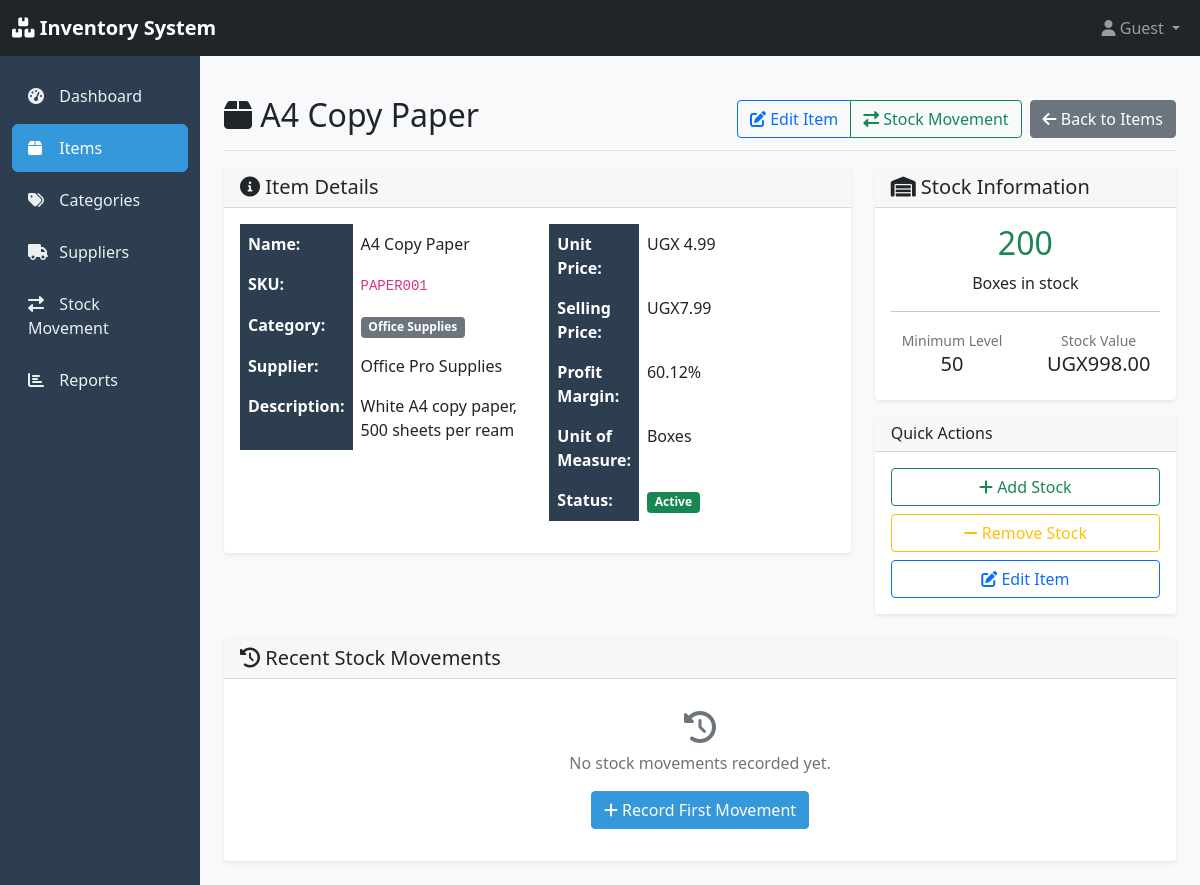
The page /inventory/items/4/ on the database as committed earlier.
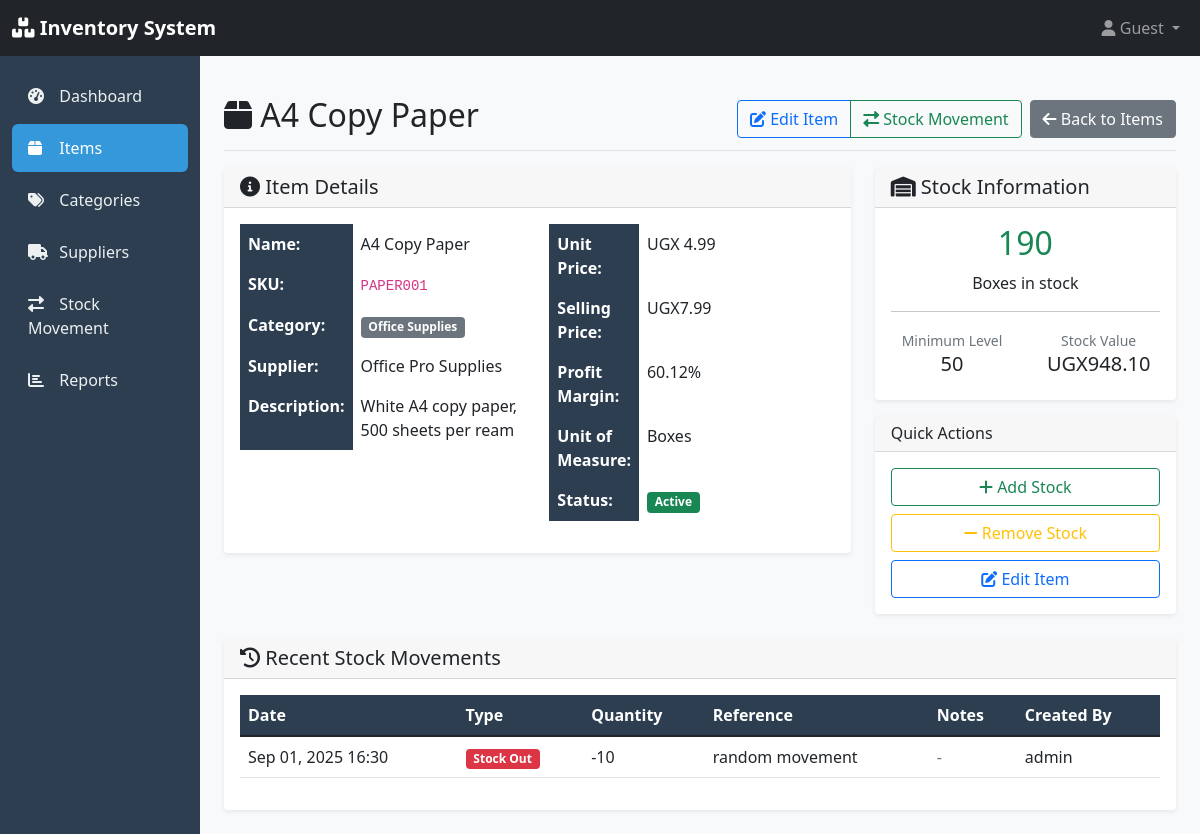
The same page on the database as committed later.
### inventory/models.py (models this page shows, shortened)
class Item(models.Model):
    UNIT_CHOICES = [
        ('pieces', 'Pieces'),
        ('kg', 'Kilograms'),
        ('liters', 'Liters'),
        ('meters', 'Meters'),
        ('boxes', 'Boxes'),
    ]
    name = models.CharField(max_length=200)
    description = models.TextField(blank=True)
    sku = models.CharField(max_length=50, unique=True, help_text="Stock Keeping Unit")
    category = models.ForeignKey(Category, on_delete=models.CASCADE, related_name='items')
    supplier = models.ForeignKey(Supplier, on_delete=models.SET_NULL, null=True, blank=True, related_name='items')
    unit_price = models.DecimalField(max_digits=10, decimal_places=2, validators=[MinValueValidator(Decimal('0.00'))])
    selling_price = models.DecimalField(max_digits=10, decimal_places=2, validators=[MinValueValidator(Decimal('0.00'))])
    quantity_in_stock = models.PositiveIntegerField(default=0)
    minimum_stock_level = models.PositiveIntegerField(default=10, help_text="Alert when stock falls below this level")
    unit_of_measurement = models.CharField(max_length=20, choices=UNIT_CHOICES, default='pieces')
    is_active = models.BooleanField(default=True)
    created_at = models.DateTimeField(auto_now_add=True)
    updated_at = models.DateTimeField(auto_now=True)
    created_by = models.ForeignKey(User, on_delete=models.SET_NULL, null=True, blank=True)
    class Meta:
        ordering = ['name']
    @property
    def is_low_stock(self):
        return self.quantity_in_stock <= self.minimum_stock_level
    @property
    def stock_value(self):
        return self.quantity_in_stock * self.unit_price
    @property
    def profit_margin(self):
        if self.unit_price > 0:
            return ((self.selling_price - self.unit_price) / self.unit_price) * 100
        return 0

class Category(models.Model):
    name = models.CharField(max_length=100, unique=True)
    description = models.TextField(blank=True, null=True)
    created_at = models.DateTimeField(auto_now_add=True)
    updated_at = models.DateTimeField(auto_now=True)
    class Meta:
        verbose_name_plural = "Categories"
        ordering = ['name']

class Supplier(models.Model):
    name = models.CharField(max_length=200)
    contact_person = models.CharField(max_length=100, blank=True)
    email = models.EmailField(blank=True)
    phone = models.CharField(max_length=20, blank=True)
    address = models.TextField(blank=True)
    created_at = models.DateTimeField(auto_now_add=True)
    updated_at = models.DateTimeField(auto_now=True)
    class Meta:
        ordering = ['name']

class StockMovement(models.Model):
    MOVEMENT_TYPES = [
        ('in', 'Stock In'),
        ('out', 'Stock Out'),
        ('adjustment', 'Stock Adjustment'),
    ]
    item = models.ForeignKey(Item, on_delete=models.CASCADE, related_name='stock_movements')
    movement_type = models.CharField(max_length=20, choices=MOVEMENT_TYPES)
    quantity = models.IntegerField()
    reference = models.CharField(max_length=100, blank=True, help_text="Reference number or note")
    notes = models.TextField(blank=True)
    created_at = models.DateTimeField(auto_now_add=True)
    created_by = models.ForeignKey(User, on_delete=models.SET_NULL, null=True, blank=True)
    class Meta:
        ordering = ['-created_at']

### inventory/views.py (the view)
# urls.py: path('items/<int:item_id>/', views.item_detail, name='item_detail'),
def item_detail(request, item_id):
    item = get_object_or_404(Item, id=item_id)
    recent_movements = StockMovement.objects.filter(item=item).select_related('created_by')[:10]
    context = {
        'item': item,
        'recent_movements': recent_movements,
    }
    return render(request, 'inventory/item_detail.html', context)

### inventory/templates/inventory/item_detail.html (shortened to what the changed rows need)
{% extends 'inventory/base.html' %}
{% block content %}
<div class="d-flex justify-content-between flex-wrap flex-md-nowrap align-items-center pt-3 pb-2 mb-3 border-bottom">
    <h1 class="h2">
        <i class="fas fa-box"></i>
        {{ item.name }}
    </h1>
    <div class="btn-toolbar mb-2 mb-md-0">
        <div class="btn-group me-2">
        </div>
        <a href="{% url 'inventory:item_list' %}" class="btn btn-secondary">
        </a>
    </div>
</div>
<div class="row">
    <div class="col-md-8">
        <div class="card">
            <div class="card-body">
                <div class="row">
                    <div class="col-md-6">
                        <table class="table table-borderless">
                            <tr>
                                <th width="30%">Name:</th>
                                <td>{{ item.name }}</td>
                            </tr>
                            <tr>
                                <th>SKU:</th>
                                <td><code>{{ item.sku }}</code></td>
                            </tr>
                            <tr>
                                <th>Category:</th>
                                <td>
                                    <span class="badge bg-secondary">{{ item.category.name }}</span>
                                </td>
                            </tr>
                            <tr>
                                <th>Supplier:</th>
                                <td>
                                    {% if item.supplier %}
                                        {{ item.supplier.name }}
                                    {% else %}
                                        <span class="text-muted">Not specified</span>
                                    {% endif %}
                                </td>
                            </tr>
                            <tr>
                                <th>Description:</th>
                                <td>
                                    {% if item.description %}
                                        {{ item.description }}
                                    {% else %}
                                        <span class="text-muted">No description</span>
                                    {% endif %}
                                </td>
                            </tr>
                        </table>
                    </div>
                    <div class="col-md-6">
                        <table class="table table-borderless">
                            <tr>
                                <th width="30%">Unit Price:</th>
                                <td>UGX {{ item.unit_price }}</td>
                            </tr>
                            <tr>
                                <th>Selling Price:</th>
                                <td>UGX{{ item.selling_price }}</td>
                            </tr>
                            <tr>
                                <th>Profit Margin:</th>
                                <td>{{ item.profit_margin|floatformat:2 }}%</td>
                            </tr>
                            <tr>
                                <th>Unit of Measure:</th>
                                <td>{{ item.get_unit_of_measurement_display }}</td>
                            </tr>
                            <tr>
                                <th>Status:</th>
                            </tr>
                        </table>
                    </div>
                </div>
            </div>
        </div>
    </div>
    <div class="col-md-4">
        <div class="card">
            <div class="card-body text-center">
                <h2 class="{% if item.is_low_stock %}text-danger{% else %}text-success{% endif %}">
                    {{ item.quantity_in_stock }}
                </h2>
                <p class="mb-2">{{ item.get_unit_of_measurement_display }} in stock</p>
                <hr>
                <div class="row text-center">
                    <div class="col-6">
                        <small class="text-muted">Minimum Level</small>
                        <div class="h5">{{ item.minimum_stock_level }}</div>
                    </div>
                    <div class="col-6">
                        <small class="text-muted">Stock Value</small>
                        <div class="h5">UGX{{ item.stock_value|floatformat:2 }}</div>
                    </div>
                </div>
            </div>
        </div>
    </div>
</div>
<div class="row mt-4">
    <div class="col-12">
        <div class="card">
            <div class="card-body">
                {% if recent_movements %}
                    <div class="table-responsive">
                        <table class="table table-hover">
                            <thead>
                                <tr>
                                    <th>Date</th>
                                    <th>Type</th>
                                    <th>Quantity</th>
                                    <th>Reference</th>
                                    <th>Notes</th>
                                    <th>Created By</th>
                                </tr>
                            </thead>
                            <tbody>
                                {% for movement in recent_movements %}
                                    <tr>
                                        <td>{{ movement.created_at|date:"M d, Y H:i" }}</td>
                                        <td>
                                            {% if movement.movement_type == 'in' %}
                                                <span class="badge bg-success">Stock In</span>
                                            {% elif movement.movement_type == 'out' %}
                                                <span class="badge bg-danger">Stock Out</span>
                                            {% else %}
                                                <span class="badge bg-warning">Adjustment</span>
                                            {% endif %}
                                        </td>
                                        <td>
                                            {% if movement.movement_type == 'out' %}-{% endif %}{{ movement.quantity }}
                                        </td>
                                        <td>
                                            {% if movement.reference %}
                                                {{ movement.reference }}
                                            {% else %}
                                                <span class="text-muted">-</span>
                                            {% endif %}
                                        </td>
                                        <td>
                                            {% if movement.notes %}
                                                {{ movement.notes|truncatechars:50 }}
                                            {% else %}
                                                <span class="text-muted">-</span>
                                            {% endif %}
                                        </td>
                                        <td>
                                            {% if movement.created_by %}
                                                {{ movement.created_by.username }}
                                            {% else %}
                                                <span class="text-muted">System</span>
                                            {% endif %}
                                        </td>
                                    </tr>
                                {% endfor %}
                            </tbody>
                        </table>
                    </div>
                {% else %}
                    <div class="text-center py-3">
                        <i class="fas fa-history fa-2x text-muted mb-2"></i>
                        <p class="text-muted">No stock movements recorded yet.</p>
                        <a href="{% url 'inventory:stock_movement_create' %}?item_id={{ item.id }}"
                           class="btn btn-primary">
                            <i class="fas fa-plus"></i> Record First Movement
                        </a>
                    </div>
                {% endif %}
            </div>
        </div>
    </div>
</div>
{% endblock %}

Rows that differ between the two databases and show on the page:
changed Item "A4 Copy Paper": quantity_in_stock "200" → "190"; stock_value "998.00" → "948.10"
added StockMovement: created_at "Sep 01, 2025 16:30", movement_type "Stock Out", quantity "10", reference "random movement", created_by.username "admin"
Other text that changed with them:
text no longer shown: "No stock movements recorded yet. Record First Movement"
text now shown: "Date Type Quantity Reference Notes Created By"
